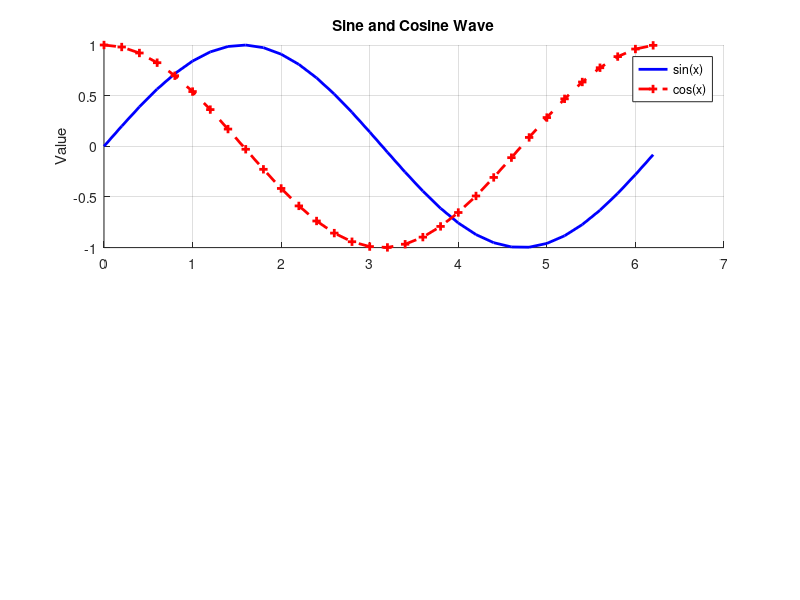

The MATLAB source for this figure:
figure;
x = 0:0.2:2*pi; 
subplot(2, 1, 1); 
y_sin = sin(x); 
hold on;
plot(x, y_sin, 'b', 'LineWidth', 2);
y_cos = cos(x); 
plot(x, y_cos, 'r+--', 'LineWidth', 2); 
title('Sine and Cosine Wave'); 
ylabel('Value'); 
legend('sin(x)', 'cos(x)');
grid on;
hold off;
